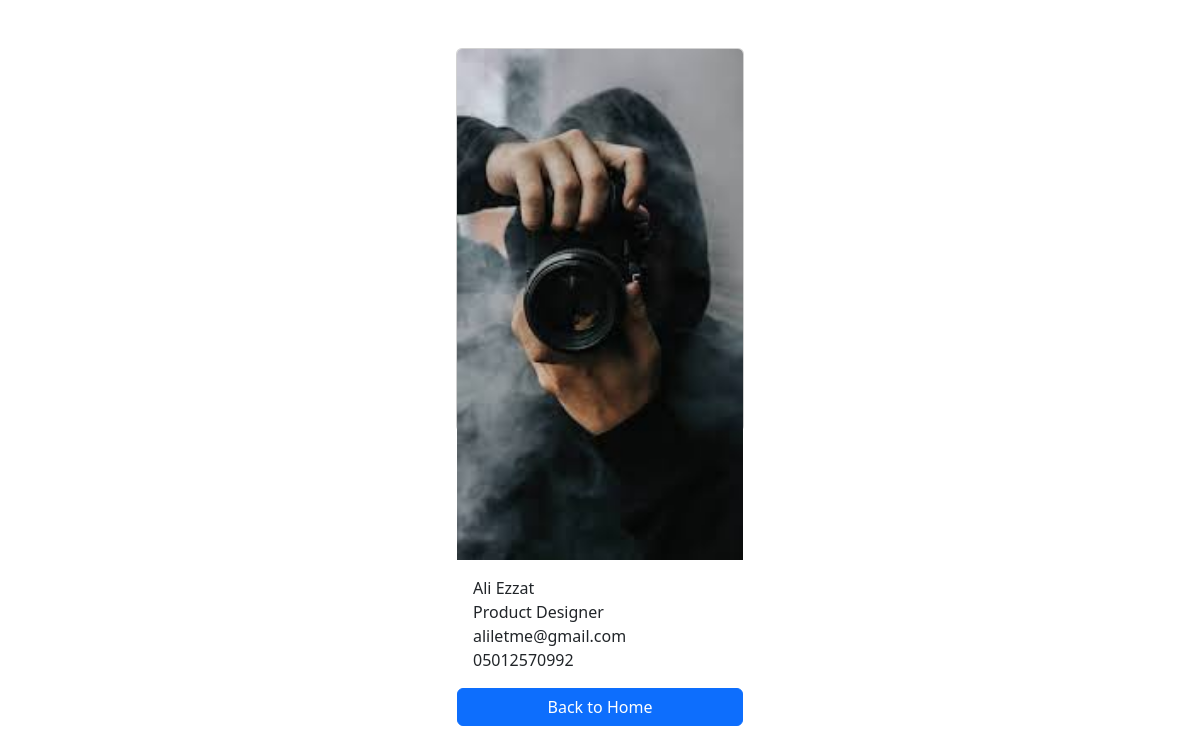
Before: /employees/2/ with the older database file.
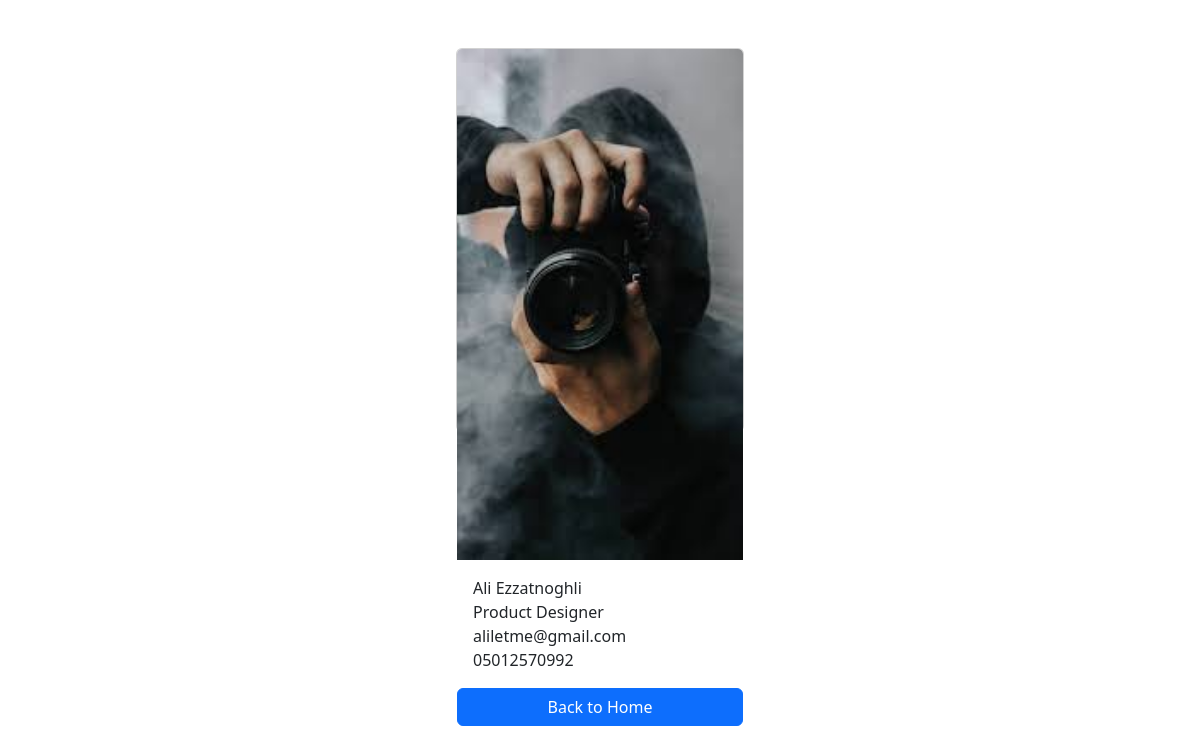
After: the same page with the newer database file.
### employees/models.py (models this page shows, shortened)
class Employee(models.Model):
    first_name = models.CharField(max_length=100)
    last_name = models.CharField(max_length=100)
    photo = models.ImageField(upload_to='images')
    designation = models.CharField(max_length=100)
    email_address = models.EmailField(max_length=100, unique=True)
    phone_number = models.CharField(max_length=12, blank=True)
    created_at = models.DateTimeField(auto_now_add=True)
    uploaded_at = models.DateTimeField(auto_now=True)

### employees/views.py (the view)
# urls.py: path('<int:pk>/', views.employee_detail, name='employee_detail'),
def employee_detail(request, pk):
    employee = get_object_or_404(Employee, pk=pk)
    context = {
        'employee' :  employee
    }
    return render(request, 'employee_detail.html', context)

### templates/employee_detail.html (shortened to what this page needs)
{% load static %}
<!DOCTYPE html>
<html lang="en">
<head>
    <link href="https://cdn.jsdelivr.net/npm/bootstrap@5.3.2/dist/css/bootstrap.min.css" rel="stylesheet">
</head>
<body>
    <div class="container pt-5">
        <div class="card mx-auto" style="width: 18rem; height: 24rem;">
            <img class="card-img-top" src="{{ employee.photo.url }}" alt="Employee Photo">
            <div class="card-body">
              <p class="card-text m-0">{{ employee.first_name }} {{ employee.last_name }}</p>
              <p class="card-text m-0">{{ employee.designation }}</p>
              <p class="card-text m-0">{{ employee.email_address }}</p>
              <p class="card-text m-0">{{ employee.phone_number }}</p>
            </div>
            <a href="{% url 'home' %}" class="btn btn-primary">Back to Home</a>
        </div>
    </div>
</body>
</html>

Changed rows visible on the page:
changed Employee "Ali": last_name "Ezzat" → "Ezzatnoghli"
